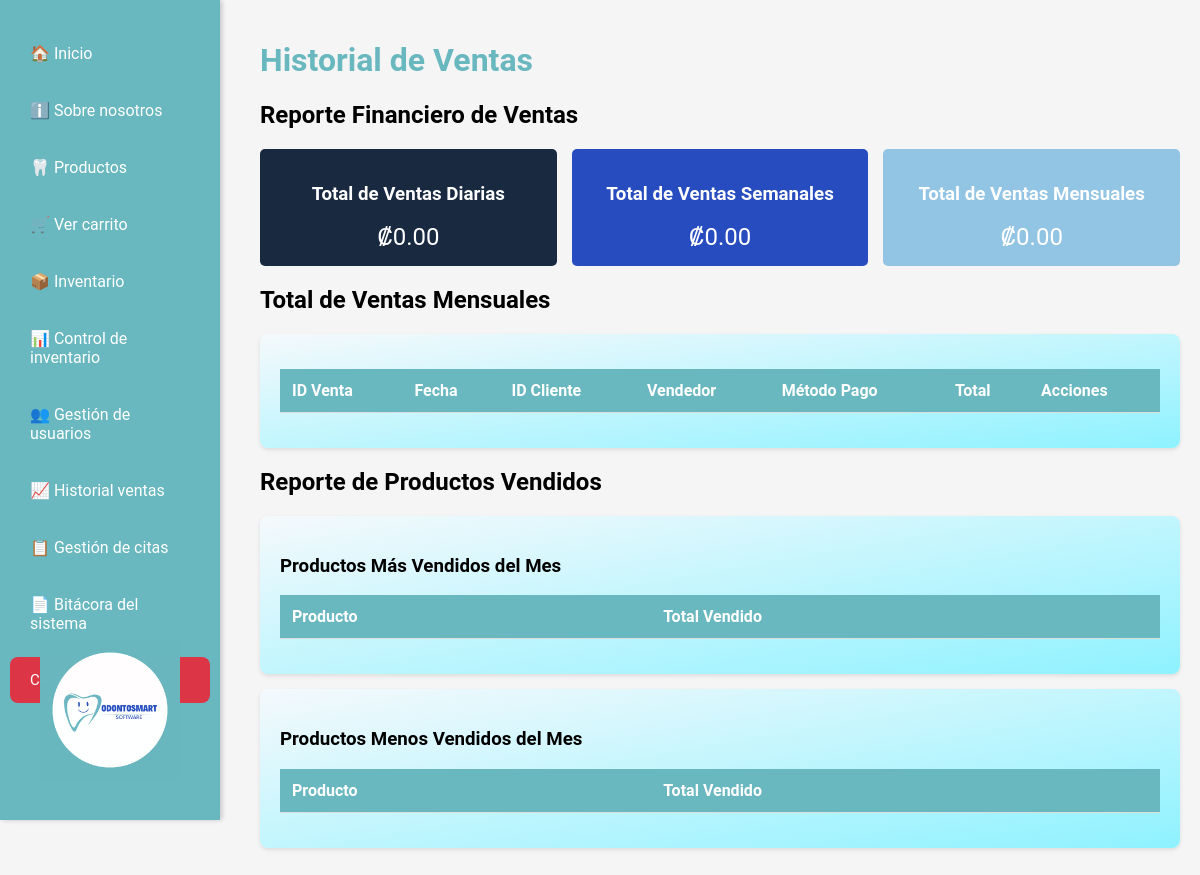
Before: /modulos/ventas/historial_ventas.php (signed in) with the older database file.
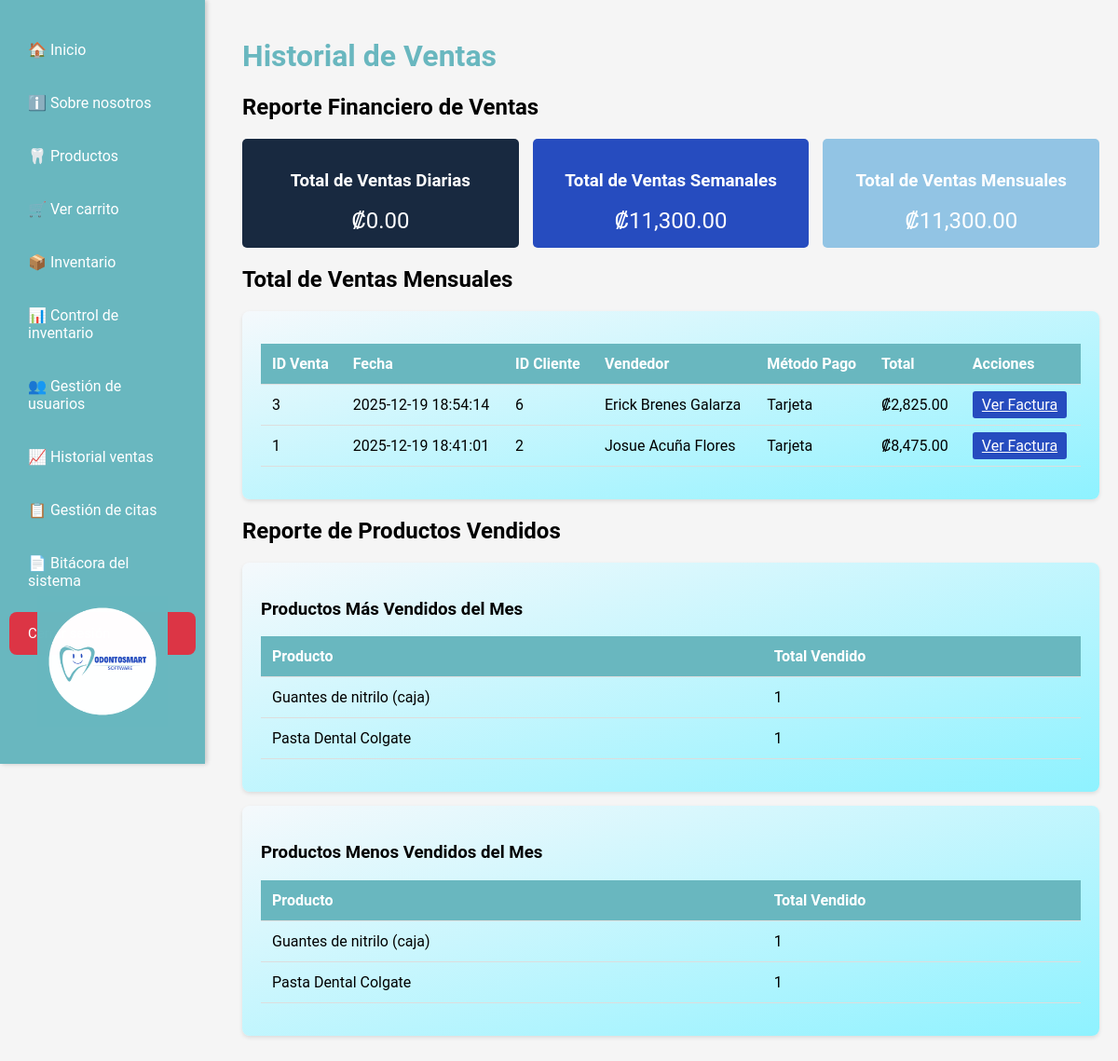
After: the same page with the newer database file.
### tables this page shows
CREATE TABLE `ventas` (
  `id_venta` int NOT NULL,
  `id_usuario` int NOT NULL,
  `id_cliente` int NOT NULL,
  `fecha_venta` datetime DEFAULT CURRENT_TIMESTAMP,
  `subtotal` decimal(10,2) DEFAULT NULL,
  `impuestos` decimal(10,2) DEFAULT NULL,
  `total` decimal(10,2) DEFAULT NULL,
  `metodo_pago` varchar(50) DEFAULT NULL,
  `estado` tinyint(1) DEFAULT '1'
);

### modulos/ventas/historial_ventas.php (the view, shortened to what the changed rows need)
<?php
include('../../config/conexion.php');
try {
    $sql_ventas = "SELECT
                    v.id_venta,
                    v.fecha_venta,
                    v.id_cliente,
                    v.metodo_pago,
                    v.total,
                    CONCAT(u.nombre, ' ', COALESCE(u.apellido1, ''), ' ', COALESCE(u.apellido2, '')) AS vendedor_nombre
               FROM ventas v
               LEFT JOIN usuarios u ON v.id_usuario = u.id_usuario
               ORDER BY v.fecha_venta DESC
               LIMIT 50";
$ventas = $conn->query($sql_ventas);
$sql_top = "
    SELECT p.nombre AS producto, SUM(dv.cantidad) AS total_vendido
    FROM detalle_venta dv
    INNER JOIN productos p ON dv.id_producto = p.id_producto
    INNER JOIN ventas v ON dv.id_venta = v.id_venta
    WHERE MONTH(v.fecha_venta) = MONTH(CURDATE())
      AND YEAR(v.fecha_venta) = YEAR(CURDATE())
    GROUP BY p.id_producto
    ORDER BY total_vendido DESC
    LIMIT 5
";
$top_vendidos = $conn->query($sql_top);
$sql_bottom = "
    SELECT p.nombre AS producto, SUM(dv.cantidad) AS total_vendido
    FROM detalle_venta dv
    INNER JOIN productos p ON dv.id_producto = p.id_producto
    INNER JOIN ventas v ON dv.id_venta = v.id_venta
    WHERE MONTH(v.fecha_venta) = MONTH(CURDATE())
      AND YEAR(v.fecha_venta) = YEAR(CURDATE())
    GROUP BY p.id_producto
    ORDER BY total_vendido ASC
    LIMIT 5
";
$menos_vendidos = $conn->query($sql_bottom);
} catch (Throwable $e) {
    try {
        if (isset($conn) && $conn instanceof mysqli) {
            if (isset($conn) && $conn instanceof mysqli && method_exists($conn, 'in_transaction') && $conn->in_transaction()) {
                try { $conn->rollback(); } catch (Throwable $__ignore) {}
            }
        }
    } catch (Throwable $__ignored) {}
    try {
        if (isset($conn)) { @$conn->close(); }
        include_once ('../../config/conexion.php');
        $id_usuario_log = $_SESSION['user']['id_usuario'] ?? null;
        $accion = 'SALES_HISTORY_ERROR';
        $modulo = 'modulos/ventas/historial_ventas';
        $ip = $_SERVER['REMOTE_ADDR'] ?? 'UNKNOWN';
        $user_agent = $_SERVER['HTTP_USER_AGENT'] ?? 'UNKNOWN';
        $detalles = 'Error técnico: ' . $e->getMessage();
        $stmtLog = $conn->prepare("CALL SP_USUARIO_BITACORA(?, ?, ?, ?, ?, ?)");
        if ($stmtLog) {
            $stmtLog->bind_param("isssss", $id_usuario_log, $accion, $modulo, $ip, $user_agent, $detalles);
            $stmtLog->execute();
            $stmtLog->close();
        }
        if (isset($conn)) { @$conn->close(); }
    } catch (Throwable $logError) {
        error_log("Fallo al escribir en bitácora (historial_ventas.php): " . $logError->getMessage());
    }
    $historial_error = true;
}
?>
<!DOCTYPE html>
<html lang="es">
<head>
    <link rel="stylesheet" href="../../assets/css/sidebar.css">
    <link rel="stylesheet" href="../../assets/css/historial_ventas.css">
</head>
<body>
    <div class="content">
        <h1 style="color: #69B7BF;">Historial de Ventas</h1>
        <h2>Reporte Financiero de Ventas</h2>
          <div class="estadisticas">
            <div class="estadistica-card" style="background: #264CBF;">
            <h3>Total de Ventas Semanales</h3>
            <p style="font-size: 24px; margin: 0;">
                ₡<?php
            $sql_semana = "SELECT COALESCE(SUM(total), 0) AS total_semana
                       FROM ventas
                       WHERE YEARWEEK(fecha_venta, 1) = YEARWEEK(CURDATE(), 1)";
            $result_semana = $conn->query($sql_semana);
            echo number_format($result_semana->fetch_assoc()['total_semana'], 2);
            ?>
    </p>
</div>
            <div class="estadistica-card" style="background: #92c4e4ff;">
                <h3>Total de Ventas Mensuales</h3>
                <p style="font-size: 24px; margin: 0;">
                    ₡<?php
                    $sql_mes = "SELECT COALESCE(SUM(total), 0) AS total_mes
                               FROM ventas
                               WHERE MONTH(fecha_venta) = MONTH(CURDATE())
                               AND YEAR(fecha_venta) = YEAR(CURDATE())";
                    $result_mes = $conn->query($sql_mes);
                    echo number_format($result_mes->fetch_assoc()['total_mes'], 2);
                    ?>
                </p>
            </div>
        </div>
        <h2>Total de Ventas Mensuales</h2>
        <div class="seccion">
            <table>
                <thead>
                    <tr>
                        <th>ID Venta</th>
                        <th>Fecha</th>
                        <th>ID Cliente</th>
                        <th>Vendedor</th>
                        <th>Método Pago</th>
                        <th>Total</th>
                        <th>Acciones</th>
                    </tr>
                </thead>
                <tbody>
                    <?php while($venta = $ventas->fetch_assoc()): ?>
                    <tr>
                        <td><?php echo $venta['id_venta']; ?></td>
                        <td><?php echo $venta['fecha_venta']; ?></td>
                        <td><?php echo $venta['id_cliente']; ?></td>
                        <td><?php echo $venta['vendedor_nombre'] ?? 'Sistema'; ?></td>
                        <td><?php echo ucfirst($venta['metodo_pago']); ?></td>
                        <td>₡<?php echo number_format($venta['total'], 2); ?></td>
                        <td>
                           <a class="btn-ver" href="admin_factura.php?id_venta=<?php echo $venta['id_venta']; ?>" target="_blank">
                            Ver Factura
                          </a>
                        </td>
                    </tr>
                    <?php endwhile; ?>
                </tbody>
            </table>
        </div>
        <h2> Reporte de Productos Vendidos</h2>
        <div class="seccion">
        <table>
            <thead>
                <tr>
                    <th>Producto</th>
                    <th>Total Vendido</th>
                </tr>
            </thead>
            <tbody>
                <?php while ($row = $top_vendidos->fetch_assoc()): ?>
                <tr>
                    <td><?php echo $row['producto']; ?></td>
                    <td><?php echo $row['total_vendido']; ?></td>
                </tr>
                <?php endwhile; ?>
            </tbody>
        </table>
    </div>
    <div class="seccion">
        <table>
            <thead>
                <tr>
                    <th>Producto</th>
                    <th>Total Vendido</th>
                </tr>
            </thead>
            <tbody>
                <?php while ($row = $menos_vendidos->fetch_assoc()): ?>
                <tr>
                    <td><?php echo $row['producto']; ?></td>
                    <td><?php echo $row['total_vendido']; ?></td>
                </tr>
                <?php endwhile; ?>
            </tbody>
        </table>
    </div>
    </div>
</body>
</html>

Changed rows visible on the page:
added ventas: id_venta "3", fecha_venta "2025-12-19 18:54:14", id_cliente "6", vendedor_nombre "Erick Brenes Galarza", metodo_pago "Tarjeta", total "2,825.00"
added ventas: id_venta "1", fecha_venta "2025-12-19 18:41:01", id_cliente "2", vendedor_nombre "Josue Acuña Flores", metodo_pago "Tarjeta", total "8,475.00"
Other visible differences:
$result_semana->fetch_assoc()['total_semana']: "0.00" → "11,300.00"
$result_mes->fetch_assoc()['total_mes']: "0.00" → "11,300.00"
new list line: "Guantes de nitrilo (caja) 1"
new list line: "Pasta Dental Colgate 1"
